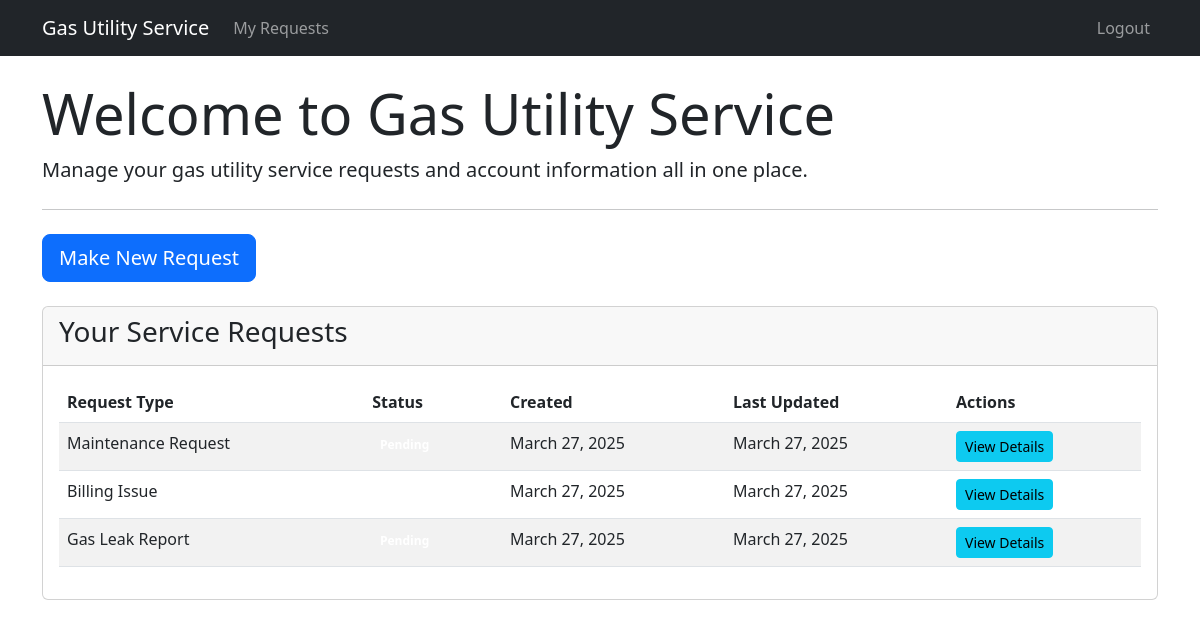
The page / (signed in) on the database its author committed.
### service_requests/models.py (models this page shows, shortened)
class ServiceRequest(models.Model):
    STATUS_CHOICES = [
        ('PENDING', 'Pending'),
        ('IN_PROGRESS', 'In Progress'),
        ('RESOLVED', 'Resolved'),
        ('CLOSED', 'Closed')
    ]
    customer = models.ForeignKey(settings.AUTH_USER_MODEL, on_delete=models.CASCADE)
    request_type = models.ForeignKey(ServiceRequestType, on_delete=models.PROTECT)
    description = models.TextField()
    status = models.CharField(max_length=20, choices=STATUS_CHOICES, default='PENDING')
    created_at = models.DateTimeField(auto_now_add=True)
    updated_at = models.DateTimeField(auto_now=True)
    resolved_at = models.DateTimeField(null=True, blank=True)
    attachment = models.FileField(upload_to='service_requests/', null=True, blank=True)

class ServiceRequestType(models.Model):
    name = models.CharField(max_length=100)
    description = models.TextField(blank=True)
    def __str__(self):
        return self.name

### accounts/views.py (the view)
# urls.py: path('', views.home, name='home'),
def home(request):
    service_requests = []
    if request.user.is_authenticated:
        service_requests = ServiceRequest.objects.filter(customer=request.user).order_by('-created_at')
    return render(request, 'accounts/home.html', {'service_requests': service_requests})

### accounts/templates/accounts/home.html (shortened to what this page needs)
{% extends 'base.html' %}
{% block content %}
<div class="jumbotron mb-4">
    <h1 class="display-4">Welcome to Gas Utility Service</h1>
    <p class="lead">Manage your gas utility service requests and account information all in one place.</p>
    {% if user.is_authenticated %}
        <hr class="my-4">
        <a class="btn btn-primary btn-lg" href="{% url 'create_request' %}" role="button">Make New Request</a>
    {% else %}
        <hr class="my-4">
        <p>Get started by creating an account or logging in.</p>
        <a class="btn btn-primary btn-lg" href="{% url 'register' %}" role="button">Register</a>
        <a class="btn btn-outline-primary btn-lg" href="{% url 'login' %}" role="button">Login</a>
    {% endif %}
</div>
{% if user.is_authenticated %}
    <div class="card">
        <div class="card-header">
            <h3>Your Service Requests</h3>
        </div>
        <div class="card-body">
            {% if service_requests %}
                <div class="table-responsive">
                    <table class="table table-striped">
                        <thead>
                            <tr>
                                <th>Request Type</th>
                                <th>Status</th>
                                <th>Created</th>
                                <th>Last Updated</th>
                                <th>Actions</th>
                            </tr>
                        </thead>
                        <tbody>
                            {% for request in service_requests %}
                                <tr>
                                    <td>{{ request.request_type }}</td>
                                    <td><span class="badge bg-{{ request.status|lower }}">{{ request.get_status_display }}</span></td>
                                    <td>{{ request.created_at|date:"F j, Y" }}</td>
                                    <td>{{ request.updated_at|date:"F j, Y" }}</td>
                                    <td>
                                        <a href="{% url 'request_detail' request.id %}" class="btn btn-sm btn-info">View Details</a>
                                    </td>
                                </tr>
                            {% endfor %}
                        </tbody>
                    </table>
                </div>
            {% else %}
                <p>You haven't made any service requests yet.</p>
            {% endif %}
        </div>
    </div>
{% endif %}
{% endblock %}

### rows shown on the page
ServiceRequest: request_type "Maintenance Request", created_at "March 27, 2025", updated_at "March 27, 2025"
ServiceRequest: request_type "Billing Issue", created_at "March 27, 2025", updated_at "March 27, 2025"
ServiceRequest: request_type "Gas Leak Report", created_at "March 27, 2025", updated_at "March 27, 2025"
